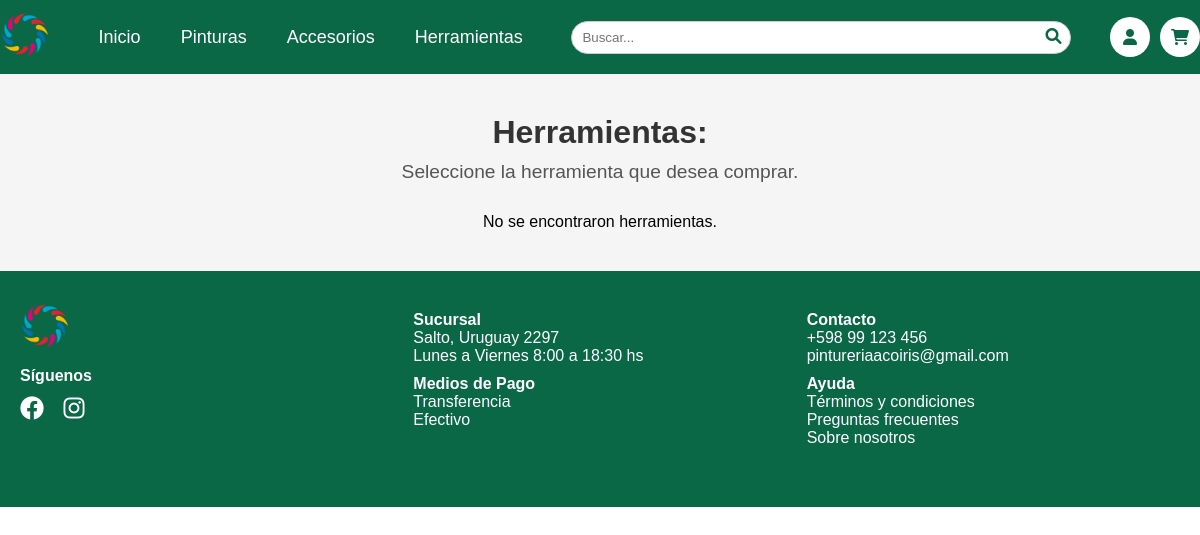
The app's page /tools.php, older data.
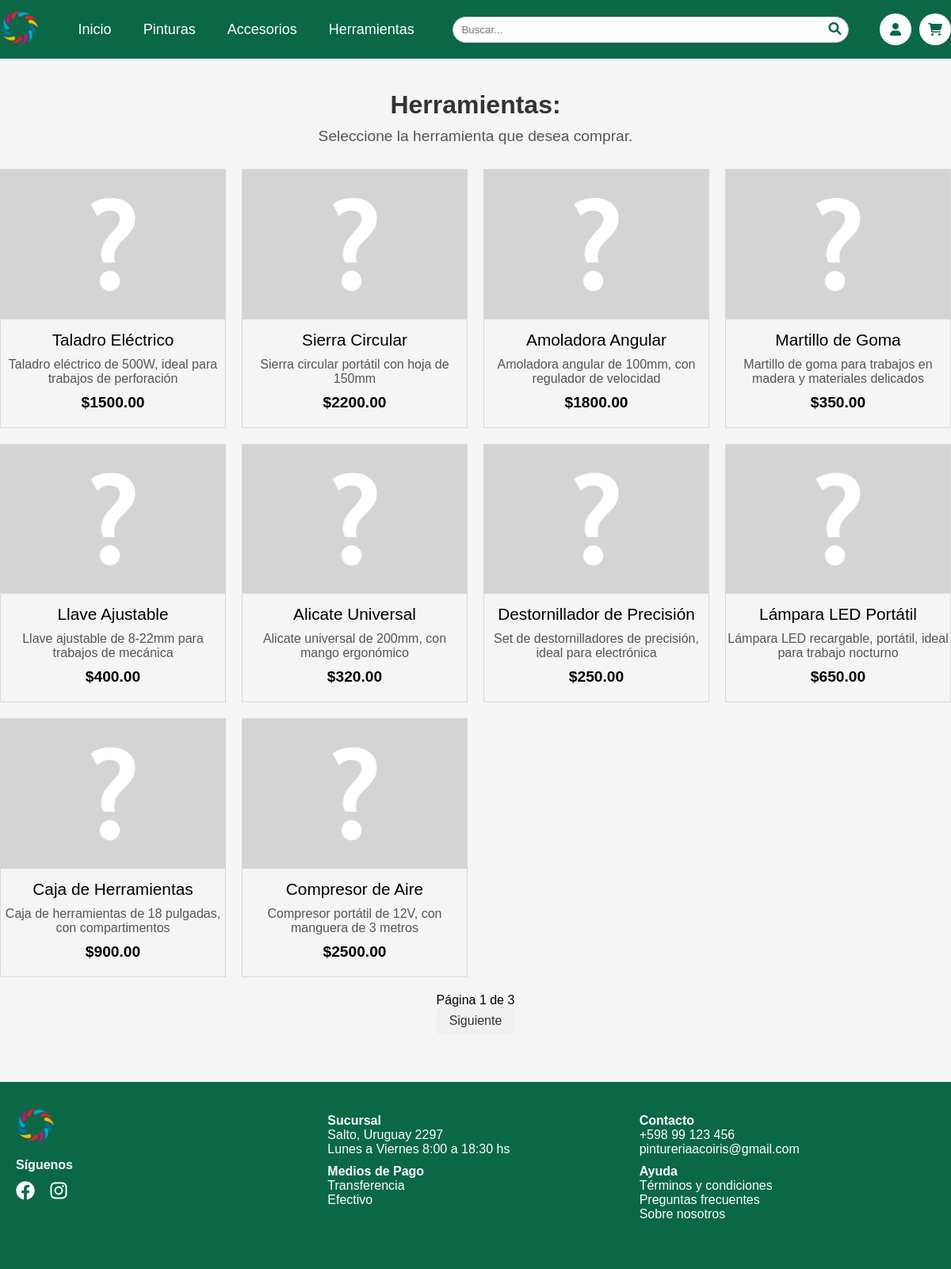
The same page, newer data.
### tables this page shows
CREATE TABLE `productos` (
  `id_producto` int(11) NOT NULL,
  `imagen` varchar(100) DEFAULT 'assets/imgs/productos/none.png',
  `nombre` varchar(30) NOT NULL,
  `descripcion` text DEFAULT NULL,
  `precio` decimal(10,2) DEFAULT NULL,
  `stock_cantidad` int(11) DEFAULT NULL,
  `marca` varchar(20) DEFAULT NULL,
  `unidad` enum('Litro','Kg','Cantidad') NOT NULL,
  `fecha_ingreso` date DEFAULT NULL,
  `fecha_actualizacion` timestamp NOT NULL DEFAULT current_timestamp() ON UPDATE current_timestamp(),
  `id_proveedor` int(11) DEFAULT NULL,
  `mostrar` tinyint(1) DEFAULT 1
);

### codes/loadTools.php (the view, shortened to what this page needs)
<?php
include './database/database.php';
$toolsPerPage = 10;
$page = isset($_GET['page']) ? (int)$_GET['page'] : 1;
$offset = ($page - 1) * $toolsPerPage;
$query = "SELECT p.id_producto, p.imagen, p.nombre, p.descripcion, p.precio
          FROM Productos p
          INNER JOIN MiniFerreteria mf ON p.id_producto = mf.id_producto
          WHERE p.mostrar = 1
          LIMIT ? OFFSET ?";
$stmt = $conn->prepare($query);
$stmt->bind_param("ii", $toolsPerPage, $offset);
$stmt->execute();
$result = $stmt->get_result();
if ($result->num_rows > 0) {
    echo '<div class="gallery">';
    while ($row = $result->fetch_assoc()) {
        echo '<a href="buyProduct.php?id_producto=' . $row['id_producto'] . '" class="tool-type-link">';
        echo '<div class="tool">';
        echo '<img src="' . $row['imagen'] . '" alt="' . $row['descripcion'] . '">';
        echo '<p class="product-name">' . $row['nombre'] . '</p>';
        echo '<p class="product-description">' . $row['descripcion'] . '</p>';
        echo '<p class="product-price">$' . $row['precio'] . '</p>';
        echo '</div>';
        echo '</a>';
    }
    echo '</div>';
    $countQuery = "SELECT COUNT(*) AS total FROM Productos p
                   INNER JOIN MiniFerreteria mf ON p.id_producto = mf.id_producto
                   WHERE p.mostrar = 1";
    $countResult = $conn->query($countQuery);
    $totalRows = $countResult->fetch_assoc()['total'];
    $totalPages = ceil($totalRows / $toolsPerPage);
    echo '<div class="pagination">';
    echo '<span>Página ' . $page . ' de ' . $totalPages . '</span><br>';
    if ($page < $totalPages) {
        echo '<a href="?page=' . ($page + 1) . '">Siguiente</a>';
    }
    echo '</div>';
} else {
    echo "No se encontraron herramientas.";
}

Row changes from the older to the newer data that the page shows:
now on this page (row edited): productos: imagen (placeholder picture), nombre "Taladro Eléctrico", descripcion "Taladro eléctrico de 500W, ideal para trabajos de perforación", precio "1500.00"
now on this page (row edited): productos: imagen (placeholder picture), nombre "Sierra Circular", descripcion "Sierra circular portátil con hoja de 150mm", precio "2200.00"
now on this page (row edited): productos: imagen (placeholder picture), nombre "Amoladora Angular", descripcion "Amoladora angular de 100mm, con regulador de velocidad", precio "1800.00"
now on this page (row edited): productos: imagen (placeholder picture), nombre "Martillo de Goma", descripcion "Martillo de goma para trabajos en madera y materiales delicados", precio "350.00"
now on this page (row edited): productos: imagen (placeholder picture), nombre "Llave Ajustable", descripcion "Llave ajustable de 8-22mm para trabajos de mecánica", precio "400.00"
now on this page (row edited): productos: imagen (placeholder picture), nombre "Alicate Universal", descripcion "Alicate universal de 200mm, con mango ergonómico", precio "320.00"
now on this page (row edited): productos: imagen (placeholder picture), nombre "Destornillador de Precisión", descripcion "Set de destornilladores de precisión, ideal para electrónica", precio "250.00"
now on this page (row edited): productos: imagen (placeholder picture), nombre "Lámpara LED Portátil", descripcion "Lámpara LED recargable, portátil, ideal para trabajo nocturno", precio "650.00"
now on this page (row edited): productos: imagen (placeholder picture), nombre "Caja de Herramientas", descripcion "Caja de herramientas de 18 pulgadas, con compartimentos", precio "900.00"
now on this page (row edited): productos: imagen (placeholder picture), nombre "Compresor de Aire", descripcion "Compresor portátil de 12V, con manguera de 3 metros", precio "2500.00"
Text that changed along with them:
$page: (not shown) → "1"
$totalPages: (not shown) → "3"
text no longer shown: "No se encontraron herramientas."
text now shown: "Página de Siguiente"
